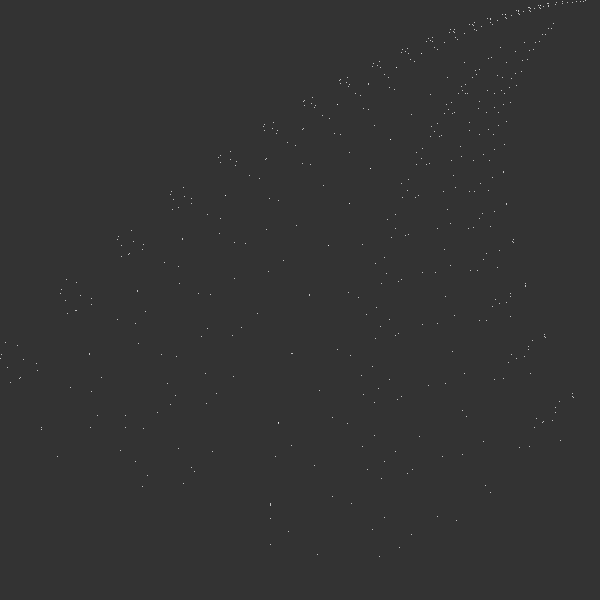
Frame 1 (no input)
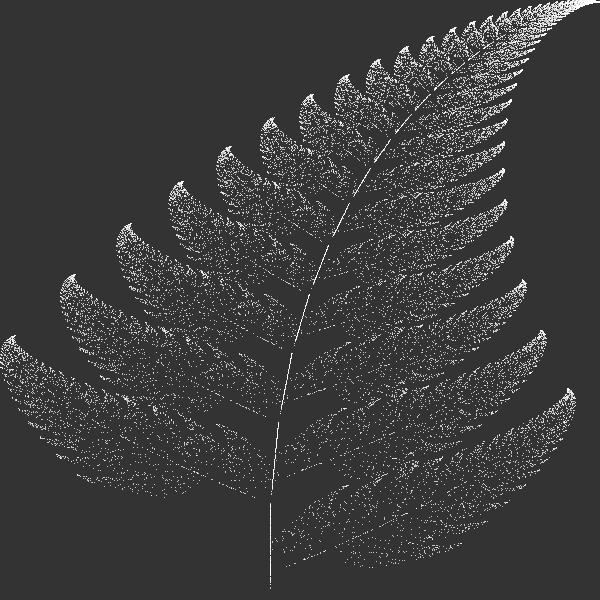
Frame 60 (the mouse pressed at the canvas centre just before this capture)
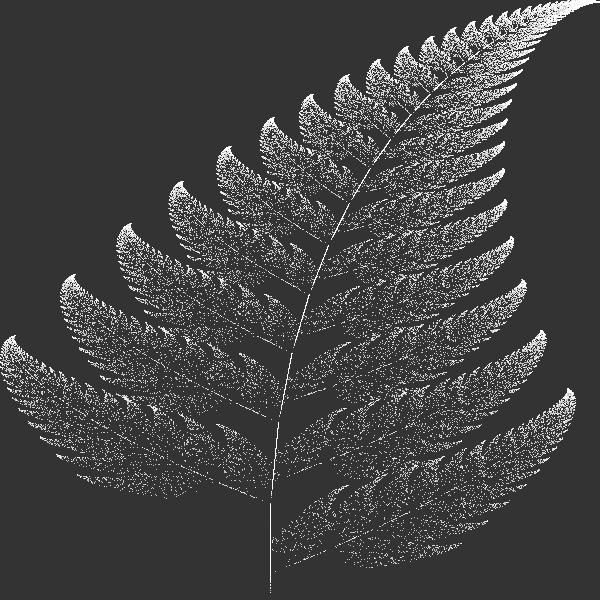
Frame 120 (the mouse held since frame 60 and released just before this capture)

The Processing sketch that drew these frames (run headless with seeded random() and noise(); from frame 60 on, the mouse is pressed at the canvas centre):

// Processing sketch: barnsleyfern
// ── barnsleyfern.pde
//https://en.wikipedia.org/wiki/Barnsley_fern

float x = 0;
float y = 0;

void setup() {
  size(600, 600);
  background(51);
}
void nextPoint() {
  float nextX;
  float nextY;

  float r = random(1);

  if (r < 0.01) {
    // 1
    nextX =  0;
    nextY =  0.16 * y;
  } else if (r < 0.86) {
    // 2
    nextX =  0.85 * x +  0.04 * y;
    nextY = -0.04 * x +  0.85 * y + 1.6;
  } else if (r < 0.93) {
    // 3
    nextX =  0.20 * x + -0.26 * y;
    nextY =  0.23 * x +  0.22 * y + 1.6;
  } else {
    // 4
    nextX = -0.15 * x +  0.28 * y;
    nextY =  0.26 * x +  0.24 * y + 0.44;
  }

  x = nextX;
  y = nextY;
}

void drawPoint() {
  stroke(255);
  //strokeWeight(2);
  float px = map(x, -2.1820, 2.6558, 0, width);
  float py = map(y, 0, 9.9983, height, 0);
  point(px, py);
}

void draw() {
  for (int i = 0; i < 500; i++) {
    drawPoint();
    nextPoint();
  }
}
